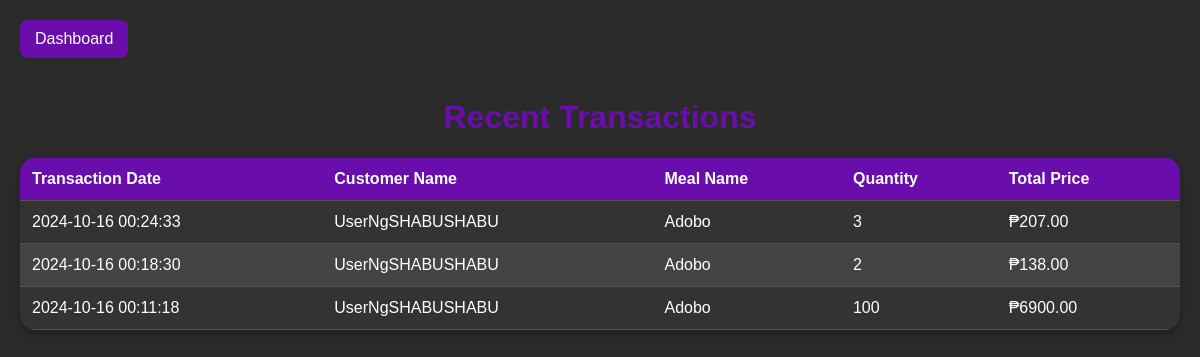
Screenshot of /transactions.php (signed in) with the database file from the repository.
### tables this page shows
CREATE TABLE `transactions` (
  `id` int(11) NOT NULL,
  `order_id` int(11) NOT NULL,
  `user_id` int(11) NOT NULL,
  `meal_id` int(11) NOT NULL,
  `seller_id` int(11) NOT NULL,
  `quantity` int(11) NOT NULL,
  `total_price` decimal(10,2) NOT NULL,
  `transaction_date` timestamp NOT NULL DEFAULT current_timestamp()
);

CREATE TABLE `users` (
  `id` int(11) NOT NULL,
  `username` varchar(255) NOT NULL,
  `email` varchar(255) NOT NULL,
  `password` varchar(255) NOT NULL,
  `role` enum('user','seller') NOT NULL,
  `created_at` timestamp NOT NULL DEFAULT current_timestamp(),
  `updated_at` timestamp NOT NULL DEFAULT current_timestamp() ON UPDATE current_timestamp()
);

CREATE TABLE `meals` (
  `id` int(11) NOT NULL,
  `name` varchar(255) NOT NULL,
  `description` text NOT NULL,
  `price` decimal(10,2) NOT NULL,
  `image` varchar(255) NOT NULL,
  `seller_id` int(11) NOT NULL,
  `created_at` timestamp NOT NULL DEFAULT current_timestamp(),
  `updated_at` timestamp NOT NULL DEFAULT current_timestamp() ON UPDATE current_timestamp()
);

### transactions.php (the view, shortened to what this page needs)
<?php
include 'db.php';
$seller_id = $_SESSION['user_id'];
$transactionQuery = "SELECT t.transaction_date, u.username AS customer_name, m.name AS meal_name, t.quantity, t.total_price
                     FROM transactions t
                     JOIN users u ON t.user_id = u.id
                     JOIN meals m ON t.meal_id = m.id
                     WHERE t.seller_id = $seller_id
                     ORDER BY t.transaction_date DESC";
$transactionResult = mysqli_query($conn, $transactionQuery);
$transactions = mysqli_fetch_all($transactionResult, MYSQLI_ASSOC);
?>
<!DOCTYPE html>
<html lang="en">
<head>
</head>
<body>
    <a href="seller_dashboard.php">Dashboard</a>
    <h1>Recent Transactions</h1>
    <table>
        <thead>
            <tr>
                <th>Transaction Date</th>
                <th>Customer Name</th>
                <th>Meal Name</th>
                <th>Quantity</th>
                <th>Total Price</th>
            </tr>
        </thead>
        <tbody>
            <?php
            if (!empty($transactions)) {
                foreach ($transactions as $transaction) {
                    echo "<tr>";
                    echo "<td>" . htmlspecialchars($transaction['transaction_date']) . "</td>";
                    echo "<td>" . htmlspecialchars($transaction['customer_name']) . "</td>";
                    echo "<td>" . htmlspecialchars($transaction['meal_name']) . "</td>";
                    echo "<td>" . htmlspecialchars($transaction['quantity']) . "</td>";
                    echo "<td>₱" . htmlspecialchars($transaction['total_price']) . "</td>";
                    echo "</tr>";
                }
            } else {
                echo "<tr><td colspan='5'>No transactions found.</td></tr>";
            }
            ?>
        </tbody>
    </table>
</body>
</html>

### transactions.php (style rules this page uses)
body { font-family: Arial, sans-serif; background-color: #2b2b2b; color: white; margin: 0; padding: 20px; }
h1 { color: #6a0dad; text-align: center; }
table { width: 100%; border-collapse: collapse; margin: 20px 0; background-color: #333; border-radius: 15px; overflow: hidden; box-shadow: 0 4px 10px rgba(0, 0, 0, 0.3); }
th, td { padding: 12px; text-align: left; border-bottom: 1px solid #555; }
th { background-color: #6a0dad; color: white; }
tr:nth-child(even) { background-color: #444; }
a { color: white; text-decoration: none; background-color: #6a0dad; padding: 10px 15px; border-radius: 8px; margin-bottom: 20px; display: inline-block; }

### rows the page displays
transactions: transaction_date "2024-10-16 00:24:33", user.username "UserNgSHABUSHABU", meal.name "Adobo", quantity "3", total_price "207.00"
transactions: transaction_date "2024-10-16 00:18:30", user.username "UserNgSHABUSHABU", meal.name "Adobo", quantity "2", total_price "138.00"
transactions: transaction_date "2024-10-16 00:11:18", user.username "UserNgSHABUSHABU", meal.name "Adobo", quantity "100", total_price "6900.00"
